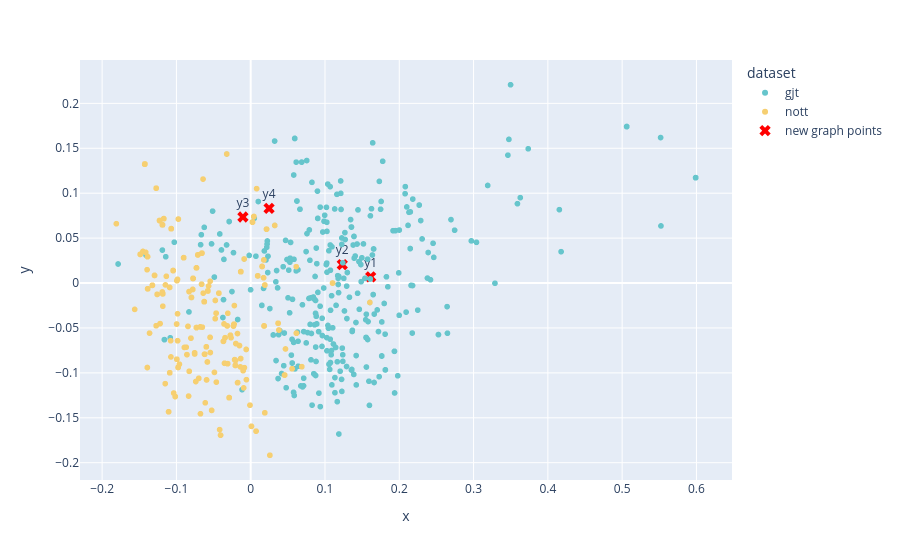

The notebook cell this image was saved under:
### Code cell
chords_list = [metadata[i]['chords'] for i in range(len(y_graph))]
datasets_list = [metadata[i]['dataset'] for i in range(len(y_graph))]
df_graph = pd.DataFrame({
    'x': y_graph[:,0],
    'y': y_graph[:,1],
    'chords': chords_list,
    'dataset': datasets_list
})
fig = px.scatter(
    data_frame=df_graph,
    x='x',
    y='y',
    color='dataset',
    color_discrete_sequence=px.colors.qualitative.Pastel,
    hover_data=['chords'],
)
fig.add_trace(go.Scatter(
    x=new_graph_2d[:, 0],
    y=new_graph_2d[:, 1],
    mode='markers+text',
    marker=dict(color='red', size=10, symbol='x'),
    text=['y1', 'y2', 'y3', 'y4'],
    hovertext=[
        in_seq_1.replace(';','<br>').replace('b_', '<br>b_'),
        in_seq_2.replace(';','<br>').replace('b_', '<br>b_'),
        in_seq_3.replace(';','<br>').replace('b_', '<br>b_'),
        in_seq_4.replace(';','<br>').replace('b_', '<br>b_'),
    ],
    hoverinfo='text',
    textposition='top center',
    name='new graph points'
))
fig.show()

# fig = px.scatter(
#     data_frame=df,
#     x='x',
#     y='y',
#     hover_data=['chords']
# )
# fig.show()

### Figure 1 — Plotly figure (JSON) as saved in the notebook; plotly's stock layout.template omitted (floating-point values rounded to 4 significant figures; data arrays with more than 128 entries replaced by an {"elided": "..."} marker saying what was removed)
{"data": [{"customdata": {"elided": "390x1 str values"}, "hovertemplate": "dataset=gjt<br>x=%{x}<br>y=%{y}<br>chords=%{customdata[0]}<extra></extra>", "legendgroup": "gjt", "marker": {"color": "rgb(102, 197, 204)", "symbol": "circle"}, "mode": "markers", "name": "gjt", "showlegend": true, "type": "scattergl", "x": {"elided": "390 float values"}, "xaxis": "x", "y": {"elided": "390 float values"}, "yaxis": "y"}, {"customdata": {"elided": "664x1 str values"}, "hovertemplate": "dataset=nott<br>x=%{x}<br>y=%{y}<br>chords=%{customdata[0]}<extra></extra>", "legendgroup": "nott", "marker": {"color": "rgb(246, 207, 113)", "symbol": "circle"}, "mode": "markers", "name": "nott", "showlegend": true, "type": "scattergl", "x": {"elided": "664 float values"}, "xaxis": "x", "y": {"elided": "664 float values"}, "yaxis": "y"}, {"hoverinfo": "text", "hovertext": ["<br>b_D:7(b9)_@2<br>G:maj_@2", "<br>b_D:9_@2<br>G:maj_@2", "<br>b_F#:hdim7_@2<br>G:maj_@2", "<br>b_G#:7_@2<br>G:maj_@2"], "marker": {"color": "red", "size": 10, "symbol": "x"}, "mode": "markers+text", "name": "new graph points", "text": ["y1", "y2", "y3", "y4"], "textposition": "top center", "type": "scatter", "x": [0.1615, 0.1233, -0.01047, 0.02471], "y": [0.006932, 0.02044, 0.07349, 0.08316]}], "layout": {"legend": {"title": {"text": "dataset"}, "tracegroupgap": 0}, "margin": {"t": 60}, "xaxis": {"anchor": "y", "domain": [0, 1], "title": {"text": "x"}}, "yaxis": {"anchor": "x", "domain": [0, 1], "title": {"text": "y"}}}}
